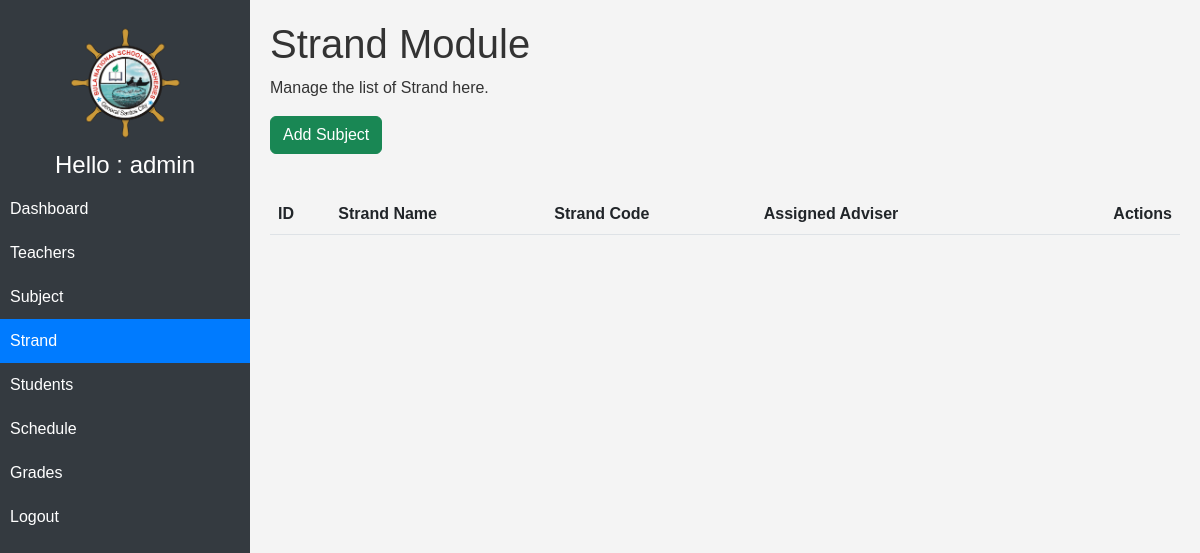
/modules/strand/index.php (signed in), run on an earlier commit of the app's database.
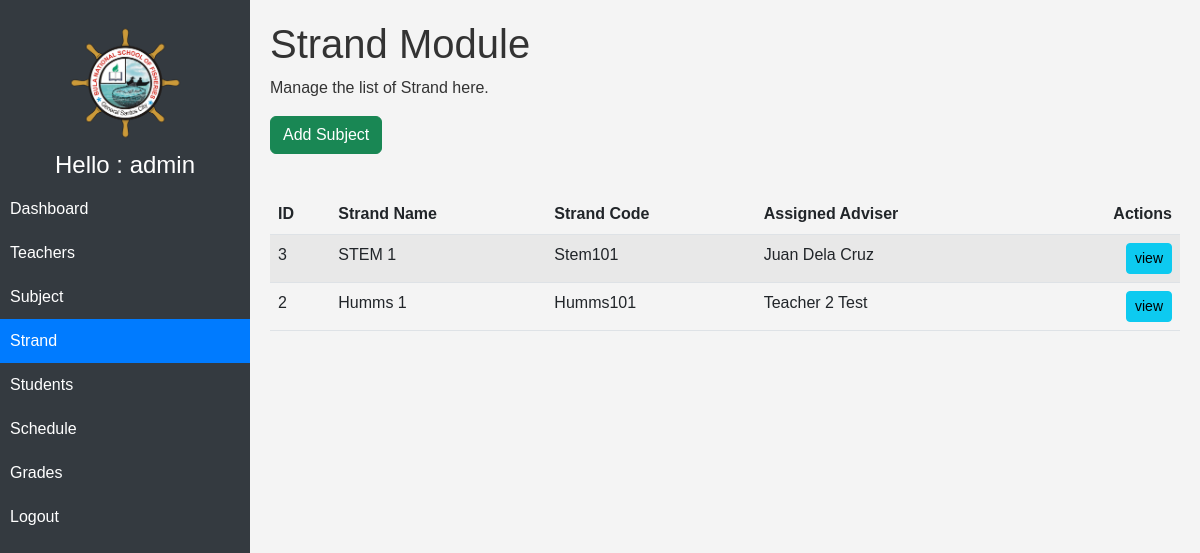
And on a later commit of the database.
### tables this page shows
CREATE TABLE `strand` (
  `id` int(11) NOT NULL,
  `code` varchar(100) NOT NULL,
  `name` varchar(100) NOT NULL,
  `teacher_id` varchar(100) NOT NULL,
  `del_status` varchar(100) NOT NULL
);

### modules/strand/index.php (the view, shortened to what this page needs)
<!DOCTYPE html>
<html lang="en">
<head>
  <link rel="stylesheet" href="../../assets/css/navbar.css">
  <link rel="stylesheet" href="../../assets/css/bootstrap5.3.0/bootstrap.min.css">
   <link rel="stylesheet" href="../../assets/css/styles.css">
</head>
<body>
  <?php include "../../navbar.php";?>
<div class="content" id="content">
<div id="teacherSection">
  <h1>Strand Module</h1>
  <p>Manage the list of Strand here.</p>
<a href="add.php" class="btn btn-success mb-3">Add Subject</a>
  <?php
include "../../db_conn.php";
$squery = mysqli_query($conn, "
         SELECT s.*, CONCAT(t.first_name, ' ', t.last_name) AS teacher_name
         FROM strand s
         LEFT JOIN teacher t ON s.teacher_id = t.id
         WHERE s.del_status != 'deleted'
         ORDER BY s.id DESC;
     ");
?>
<table id="teacherTable" class="table table-striped table-hover">
  <thead>
    <tr>
      <th>ID</th>
      <th>Strand Name</th>
      <th>Strand Code</th>
      <th>Assigned Adviser</th>
      <th class="text-end">Actions</th>
    </tr>
  </thead>
  <tbody>
    <?php
    while($row = mysqli_fetch_assoc($squery)) {
        $id = $row['id'];
    ?>
    <tr>
      <td><?php echo $id; ?></td>
      <td><?php echo $row['name']; ?></td>
      <td><?php echo $row['code']; ?></td>
      <td><?php echo $row['teacher_name']; ?></td>
      <td class="text-end">
        <a href="view.php?id=<?php echo $id; ?>" class="btn btn-info btn-sm">view</a>
      </td>
    </tr>
    <?php } ?>
  </tbody>
</table>
</div>
</body>
</html>

What changed in the data, as far as the page shows it:
added strand: id "3", name "STEM 1", code "Stem101", teacher_name "Juan Dela Cruz"
added strand: id "2", name "Humms 1", code "Humms101", teacher_name "Teacher 2 Test"
